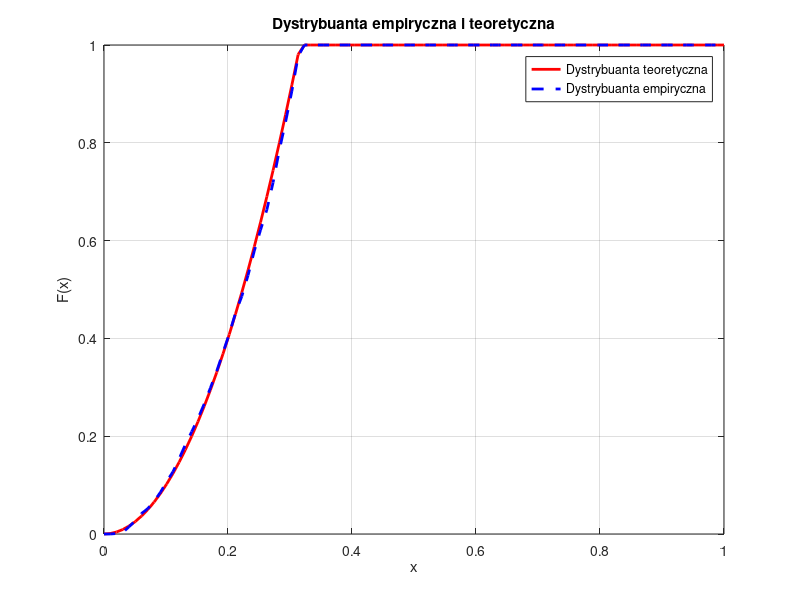
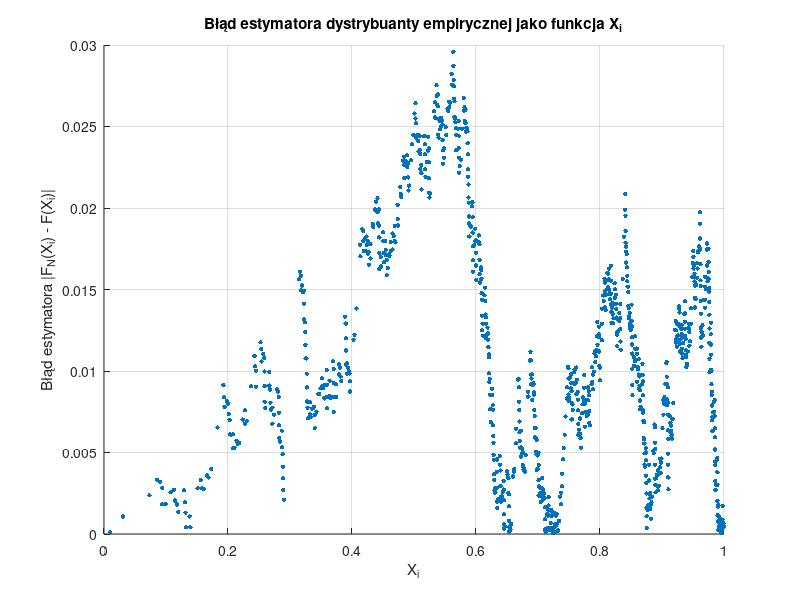
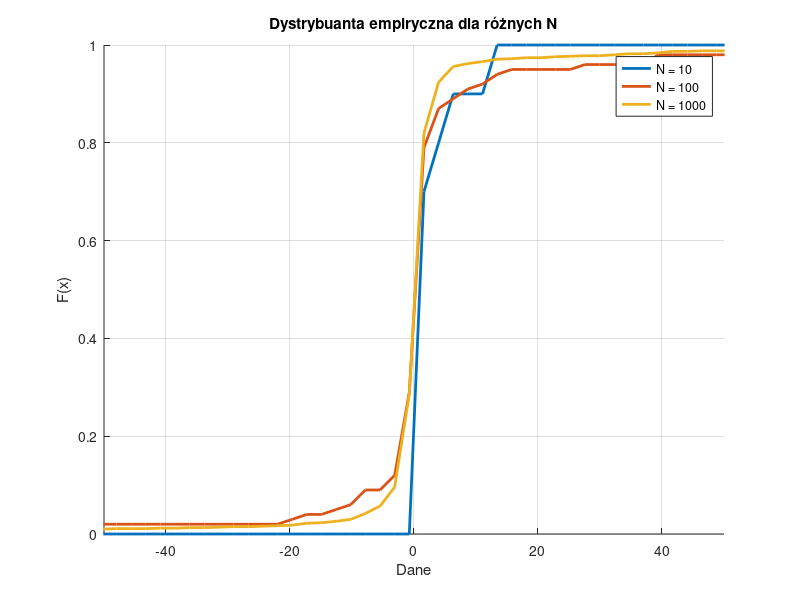

Reproduce these figures in MATLAB, in order. (Note: this script raises an error after producing the figures.)
clc;clear;close all;
% Zadanie 1: Generowanie liczb losowych
N = 1000; % liczba próbek
X = rand(1, N); % generowanie N liczb losowych z rozkładu U(0,1)
% to że histogram jest równy jeszcze nie oznacza że jest dobry
% Zastosowanie funkcji gęstości prawdopodobieństwa f(x) = 20x dla x in [0,1]
X = sqrt(X / 10) ; % transformacja do rozkładu o gęstości 20x
% Zadanie 2: Dystrybuanta empiryczna
x_vals = linspace(0, 1, 100); % punkty, w których będziemy obliczać dystrybuantę
usmiech=sqrt(1000/5);
F_empirical = zeros(1, length(x_vals)); % wektor na dystrybuantę empiryczną

for i = 1:length(x_vals)
    F_empirical(i) = sum(X <= x_vals(i)) / N; % obliczenie dystrybuanty empirycznej
end

% Obliczenie teoretycznej dystrybuanty F(x) = x^2
F_theoretical = 10*x_vals.^2;
for i = 1:length(x_vals)
    if F_theoretical(i) >=1
        F_theoretical(i)=1;
    end
end
% Wykres
figure;
plot(x_vals, F_theoretical, 'r-', 'LineWidth', 2); % dystrybuanta teoretyczna
hold on;
plot(x_vals, F_empirical, 'b--', 'LineWidth', 2); % dystrybuanta empiryczna
xlabel('x');
ylabel('F(x)');
legend('Dystrybuanta teoretyczna', 'Dystrybuanta empiryczna');
title('Dystrybuanta empiryczna i teoretyczna');
grid on;
% Zadanie 3: Błąd estymatora
D_N = zeros(1, N); % wektor na błąd estymatora
for i = 1:N
    F_empirical_i = sum(X <= X(i)) / N; % dystrybuanta empiryczna dla X(i)
    D_N(i) = abs(F_empirical_i - X(i)^2); % obliczenie błędu
end

% Wykres błędu estymatora
figure;
plot(1:N, D_N, 'g-', 'LineWidth', 2);
xlabel('Indeks próbki');
ylabel('Błąd estymatora');
title('Błąd estymatora dystrybuanty');
grid on;
data = sqrt(rand(1,1000)); % dla f(x)=2x, jak wcześniej
x = linspace(0,1,1000);
F_teor = x.^2;

[f_emp, x_emp] = ecdf(data);

% Usunięcie powtórzeń w x_emp (próbkach ECDF)
[x_emp_unique, idx_unique] = unique(x_emp);
f_emp_unique = f_emp(idx_unique);

% Interpolacja empirycznej dystrybuanty w punktach X
F_interp = interp1(x_emp_unique, f_emp_unique, data, 'linear', 'extrap');


blad = abs(F_interp - data.^2); % |F_N(X_i) - F(X_i)|

scatter(data, blad, 10, 'filled')
xlabel('X_i');
ylabel('Błąd estymatora |F_N(X_i) - F(X_i)|');
title('Błąd estymatora dystrybuanty empirycznej jako funkcja X_i');
grid on;


% Zadanie 4: Analiza danych z pliku
data = load('ModelowanieLab4Data.txt'); % wczytanie danych
N_values = [10, 100, 1000];
x_vals = linspace(min(data), max(data), 1000); % ustalona siatka punktów

% Dystrybuanta empiryczna dla różnych wartości N
figure;
hold on;
for idx = 1:length(N_values)
    N = N_values(idx);
    F_empirical_data = zeros(1, length(x_vals));
    for i = 1:length(x_vals)
        F_empirical_data(i) = sum(data(1:N) <= x_vals(i)) / N;
    end
    plot(x_vals, F_empirical_data, 'LineWidth', 2, 'DisplayName', ['N = ', num2str(N)]);
end
xlabel('Dane');
ylabel('F(x)');
legend;
title('Dystrybuanta empiryczna dla różnych N');
grid on;
% Dodanie dystrybuant teoretycznych do porównania
x_grid = linspace(min(data), max(data), 1000);
xlim([-50 50]);

F_norm_11 = normcdf(x_grid, 1, 1);
F_norm_05 = normcdf(x_grid, 0, sqrt(5));
F_cauchy = cdf(makedist('tLocationScale', 0, 1, 1), x_grid);


figure;
hold on;
[f_emp, x_emp] = ecdf(data);
plot(x_emp, f_emp, 'k-', 'LineWidth', 2, 'DisplayName', 'Empiryczna');

x = linspace(min(data), max(data), 1000);
plot(x, normcdf(x,1,1), '--r', 'LineWidth', 1.5, 'DisplayName', 'N(1,1)');
plot(x, normcdf(x,0,sqrt(5)), '--b', 'LineWidth', 1.5, 'DisplayName', 'N(0,5)');
plot(x, cdf(makedist('tLocationScale',0,1,1), x), '--g', 'LineWidth', 1.5, 'DisplayName', 'Cauchy(0,1)');

xlim([-50 50]); % lub inny sensowny zakres
xlabel('x');
ylabel('F(x)');
title('Porównanie dystrybuanty empirycznej z teoretycznymi');
legend('show');
grid on;


% Zadanie 5: Estymacja wariancji dystrybuanty empirycznej
x_vals = linspace(0, 1, 100); % przedział [0,1] bo rozkład teoretyczny 2x na [0,1]
L = 100; % liczba powtórzeń
N = 1000;
F_matrix = zeros(L, length(x_vals)); % macierz: wiersze - realizacje, kolumny - punkty x

for l = 1:L
    X = sqrt(rand(1, N) / 10); % losowanie z gęstości 2x
    for i = 1:length(x_vals)
        F_matrix(l, i) = sum(X <= x_vals(i)) / N;
    end
end

% Wariancja w każdym punkcie x
var_F = var(F_matrix, 0, 1); % wariancja wzdłuż wierszy (czyli między próbami)

% Wykres wariancji
figure;
plot(x_vals, var_F, 'm-', 'LineWidth', 2);
xlabel('x');
ylabel('Wariancja dystrybuanty empirycznej');
title('Wariancja dystrybuanty empirycznej (L=100, N=1000)');
grid on;

